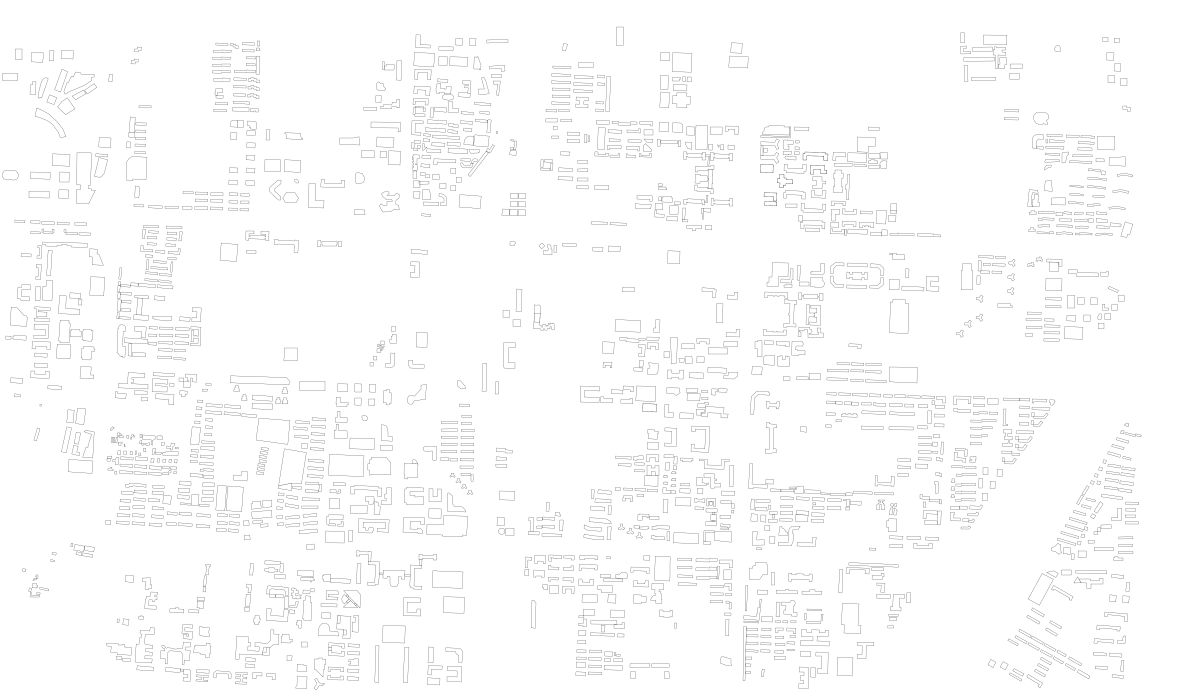
#> input picture workhard/sys1.png, 6000 x 3500 px (shown at 1/5 size)
$ python test6.py
#> lines starting #> are read from the running program, lines starting #| are printed output that depends on the picture
#!python2
#coding=utf-8
from PIL import  Image


fname='sys1.png'
n=8
# 1 打开文件, 返回一个文件对象;
im = Image.open(fname)
#> im is the input picture: PIL image 6000x3500 RGBA; mean R, G, B, A 0, 0, 0, 3.5

# 2. 获取已有图片的尺寸;
width, height = im.size
#> width = 6000; height = 3500

#3. 缩放图片50%
im.thumbnail((width/n, height/n))
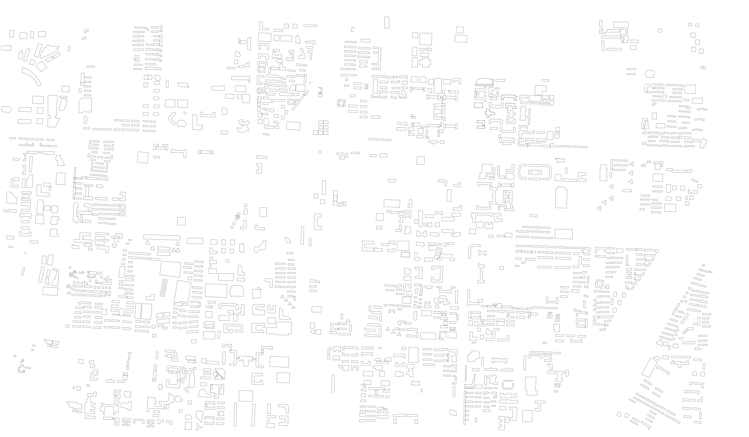
#> im: PIL image 749x437 RGBA; mean R, G, B, A 0, 0, 0, 3.7; transparent parts drawn white

# 4.把缩放的图片保存;
im.save('sys4.png', 'png')
